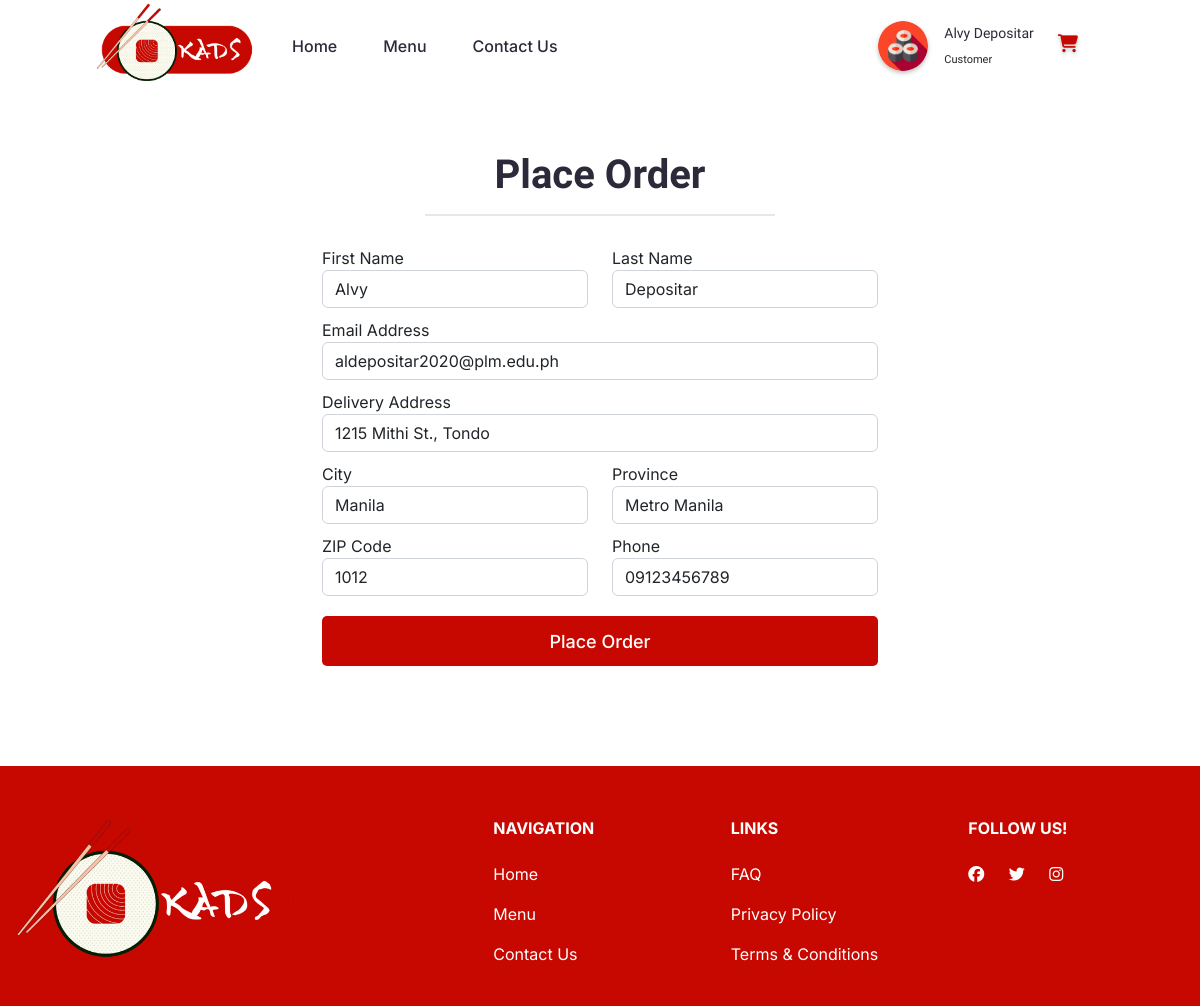
Before: /placeorder.php (signed in) with the older database file.
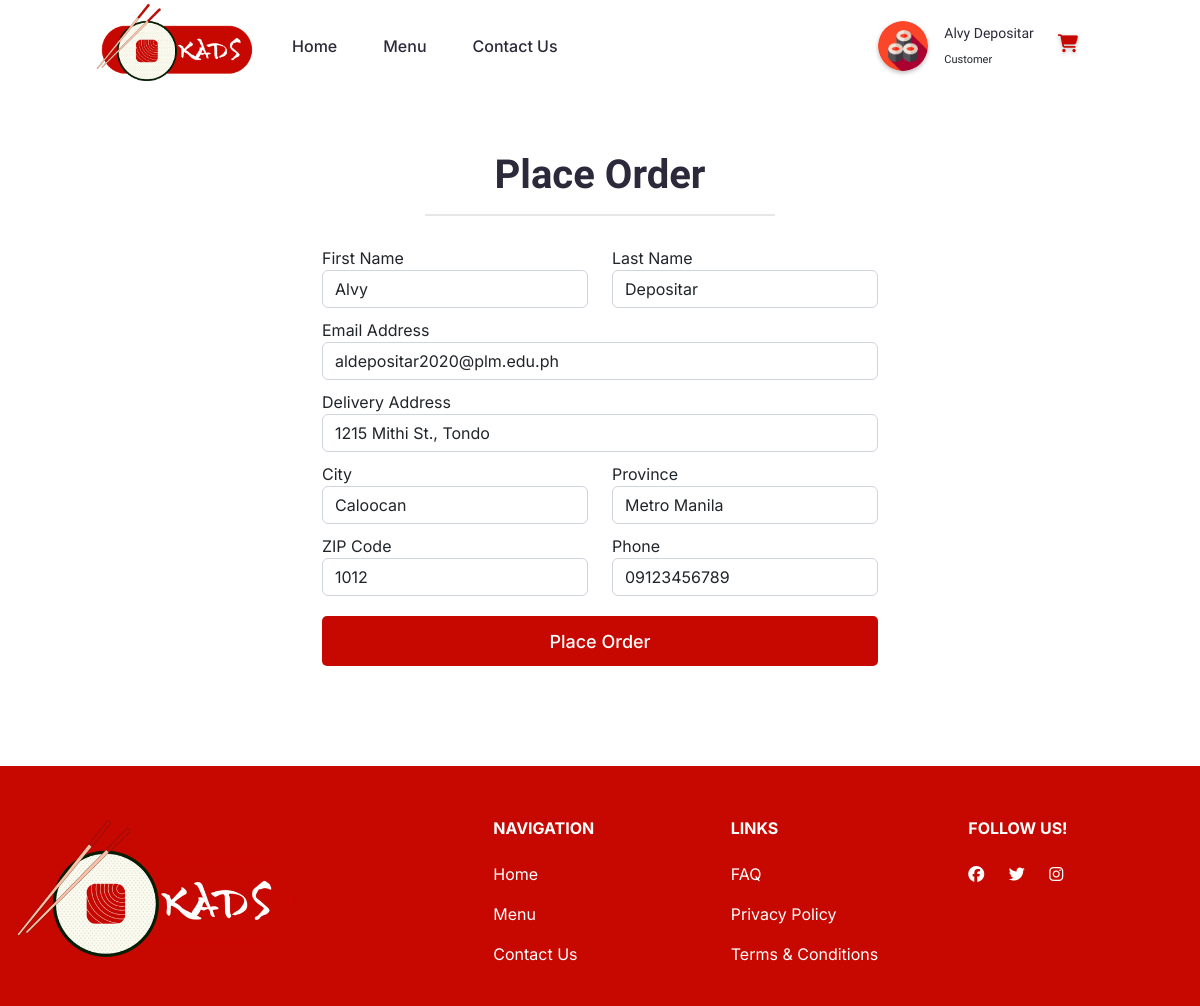
After: the same page with the newer database file.
### tables this page shows
CREATE TABLE `info_accts` (
  `id` int(11) NOT NULL,
  `firstname` varchar(255) DEFAULT NULL,
  `lastname` varchar(255) DEFAULT NULL,
  `birthday` date DEFAULT NULL,
  `username` varchar(255) DEFAULT NULL,
  `phone` varchar(255) DEFAULT NULL,
  `password` varchar(255) DEFAULT NULL,
  `role` int(11) DEFAULT NULL,
  `house` varchar(255) DEFAULT NULL,
  `city` varchar(255) DEFAULT NULL,
  `province` varchar(255) DEFAULT NULL,
  `zip` int(11) DEFAULT NULL
);

### placeorder.php (the view, shortened to what the changed rows need)
<?php
if (!isset($_SESSION["loggedin"]) && !isset($_SESSION['role'])){
  header("location: login.php");
  exit;
} else if (isset($_SESSION["loggedin"]) && $_SESSION["loggedin"] === true && $_SESSION["role"] === 1) {
  header("location: admin/dashboard.php");
  exit;
} else {
    include 'conn.php';
    $id = $_SESSION['id'];
      $query="SELECT * FROM info_accts WHERE id = '$id'";
      $result=mysqli_query($conn,$query);
      $res = mysqli_fetch_assoc($result);
?>
<!doctype html>
<html lang="en" class="scroller">
  <head>
    <link href="https://cdn.jsdelivr.net/npm/bootstrap@5.2.3/dist/css/bootstrap.min.css" rel="stylesheet">
    <link rel="stylesheet" href="css/header-responsive.css" />
    <link rel="stylesheet" href="css/footer.css" />
    <link rel="stylesheet" href="css/placeorder.css" />
  </head>
  <body>
    <?php
      include 'header-user.php';
    ?>
  <form class="form-style" action="<?php echo htmlspecialchars($_SERVER["PHP_SELF"]); ?>" method="post">
    <div class="content-container">
      <div class="content-wrapper container-fluid">
        <h1 class="content-title">Place Order</h1>
        <div class="title-line"></div>
        <form>
          <div class="row">
            <div class="col">
              <label for="firstname">First Name</label>
              <input type="text" class="form-control" id="firstname" value="<?php echo $res['firstname'] ?>" placeholder="First name">
            </div>
            <div class="col">
              <label for="lastname">Last Name</label>
              <input type="text" class="form-control" id="lastname" value="<?php echo $res['lastname'] ?>" placeholder="Last name">
            </div>
          </div>
          <div class="row">
            <div class="col">
              <label for="email">Email Address</label>
              <input type="email" class="form-control" id="email" value="<?php echo $res['username'] ?>" placeholder="name@example.com">
            </div>
          </div>
          <div class="form-group">
            <label for="address">Delivery Address</label>
            <input type="text" class="form-control" name="house" value="<?php echo $res['house'] ?>" placeholder="1234 Main St">
          </div>
          <div class="row">
            <div class="col">
              <label for="city">City</label>
              <select type="text" class="form-control" name="city">
              <option value="Caloocan" value="<?php echo $res['city'] ?>"><?php echo $res['city'] ?></option>
              </select>
            </div>
            <div class="col">
              <label for="province">Province</label>
              <select id="province" name="province" class="form-control">
                <option value="<?php echo $res['province'] ?>">Metro Manila</option>
              </select>
            </div>
          </div>
          <div class="row">
            <div class="col lblstyle">
              <label for="zip">ZIP Code</label>
              <input type="text" class="form-control" name="zip"
                placeholder="ZIP"
                pattern="[0-9]{4}"
                value="<?php echo $res['zip'] ?>"
                maxlength="4">
            </div>
            <div class="col lblstyle">
              <label for="pnumber">Phone</label>
              <input type="text" class="form-control" id="pnumber"
                placeholder="09*********"
                pattern="[0-9]{4}[0-9]{3}[0-9]{4}"
                value="<?php echo $res['phone'] ?>"
                minlength="11"
                maxlength="11">
            </div>
          </div>
            <button type="submit" class="btn-submit">Place Order</button>
        </form>
      </div>
    </div>
    </form>
  </body>
</html>
<?php } ?>

### header-user.php (shortened to what the changed rows need)
<?php
  $query="SELECT * FROM info_accts WHERE id = '$id'";
  $result=mysqli_query($conn,$query);
  $row = mysqli_fetch_assoc($result);
?>
       <nav class="navbar navbar-expand-lg navbar-light">
        <div class="container-fluid navbar-content">
            <a class="navbar-brand" href="/KADS">
                <img src="images/kads_logo_1.png" alt="" height="85" id="headerlogo">
            </a>
          <div class="collapse navbar-collapse" id="navbarText">
            <ul class="navbar-nav me-auto mb-2 mb-lg-0">
              <li class="nav-item">
                <a class="nav-link" aria-current="page" href="/KADS" >Home</a>
              </li>
              <li class="nav-item">
                <a class="nav-link" href="menu.php">Menu</a>
              </li>
              <li class="nav-item">
                <a class="nav-link" href="contact.php">Contact Us</a>
              </li>
            </ul>
            <ul class="navbar-nav">
                <li class="nav-item">
                  <span id="username">
                    <table class="table-borderless">
                      <tbody>
                        <tr>
                          <td rowspan="2">
                            <a href="userprofile.php" class="useravatarfilter">
                              <img id="useravatar" src="images/avatar-1.jpg" width="50px" height="50px">
                            </a>
                          </td>
                          <td class="rowspace"></td>
                          <td><a href="userprofile.php" class="user-name">
                            <?php echo $row['firstname'] ." ". $row['lastname']; ?>
                          </a></td>
                          <td class="rowspace"></td>
                          <td rowspan="2">
                            <a class="nav-link" href="cart.php">
                              <i class="fa-solid fa-cart-shopping"></i>
                            </a>
                          </td>
                        </tr>
                        <tr>
                          <td class="rowspace"></td>
                          <td id="usertitle">Customer</td>
                          <td class="rowspace"></td>
                          <td></td>
                        </tr>
                      </tbody>
                    </table>
                  </span>
                </li>
            </ul>
          </div>
        </div>
    </nav>

Changed rows visible on the page:
changed info_accts "Alvy": city "Manila" → "Caloocan"
